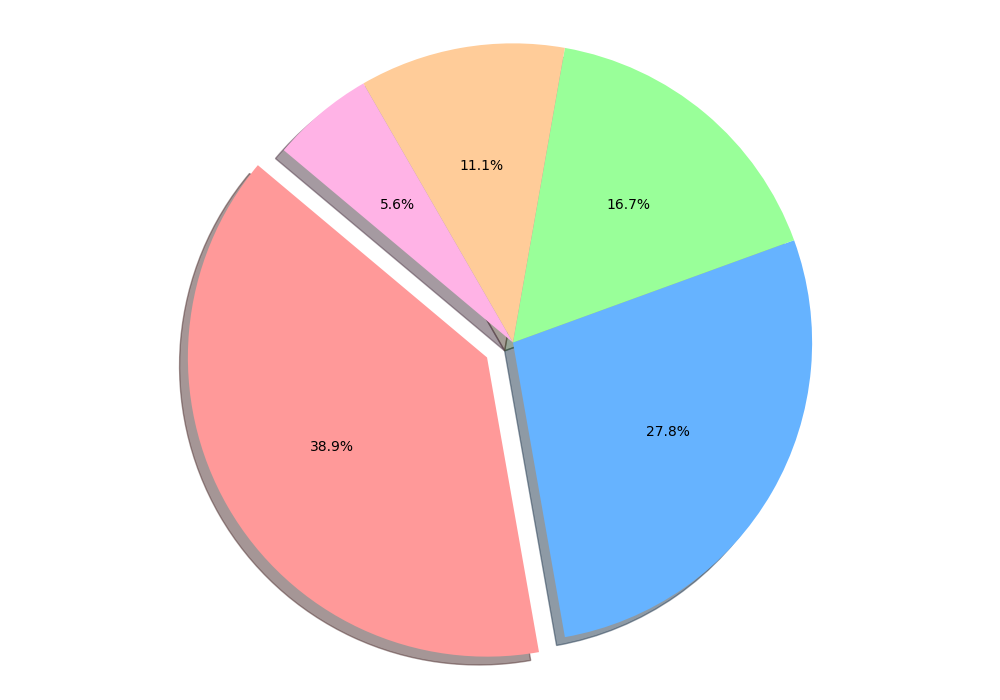

Here is the Python script that generated this plot:
import matplotlib.pyplot as plt

# Define energy sources consumption percentages
consumption_percentages = [35, 25, 15, 10, 5]  # Removed one group

# Colors for each energy source
colors = ['#ff9999', '#66b3ff', '#99ff99', '#ffcc99', '#ffb3e6']  # Adjusted number of colors

# Explode the 'Solar' slice to emphasize it
explode = (0.1, 0, 0, 0, 0)  # Adjusted the explode length

# Create figure and axis for the pie chart
fig, ax = plt.subplots(figsize=(10, 7))

# Create the pie chart
ax.pie(
    consumption_percentages, 
    explode=explode, 
    colors=colors,
    autopct='%1.1f%%', 
    startangle=140,
    shadow=True
)

ax.axis('equal')  
plt.tight_layout()

plt.show()
